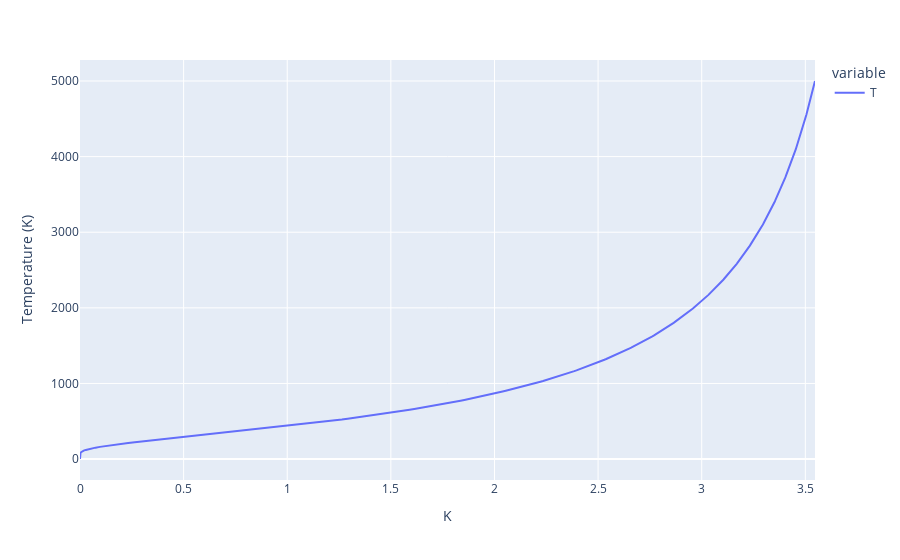

Notebook code cell kept with this figure:
### Code cell
px.line(df, x='K',
        # Try switching the y axis list to plot the right columns
        y=['T'],
        # Plotly labels are changed in a dictionary
        labels={'value': "Temperature (K)", # value is the default name given to the y-axis when multiple things are plotted
                'T': "Equilibium constant (K) "
               }
       )

### Figure 1 — Plotly figure (JSON) as saved in the notebook; plotly's stock layout.template omitted (floating-point values rounded to 4 significant figures; data arrays with more than 128 entries replaced by an {"elided": "..."} marker saying what was removed)
{"data": [{"hovertemplate": "variable=T<br>K=%{x}<br>Temperature (K)=%{y}<extra></extra>", "legendgroup": "T", "line": {"color": "#636efa", "dash": "solid"}, "marker": {"symbol": "circle"}, "mode": "lines", "name": "T", "orientation": "v", "showlegend": true, "type": "scatter", "x": {"elided": "500 float values"}, "xaxis": "x", "y": {"elided": "500 float values"}, "yaxis": "y"}], "layout": {"legend": {"title": {"text": "variable"}, "tracegroupgap": 0}, "margin": {"t": 60}, "xaxis": {"anchor": "y", "domain": [0, 1], "title": {"text": "K"}}, "yaxis": {"anchor": "x", "domain": [0, 1], "title": {"text": "Temperature (K)"}}}}
